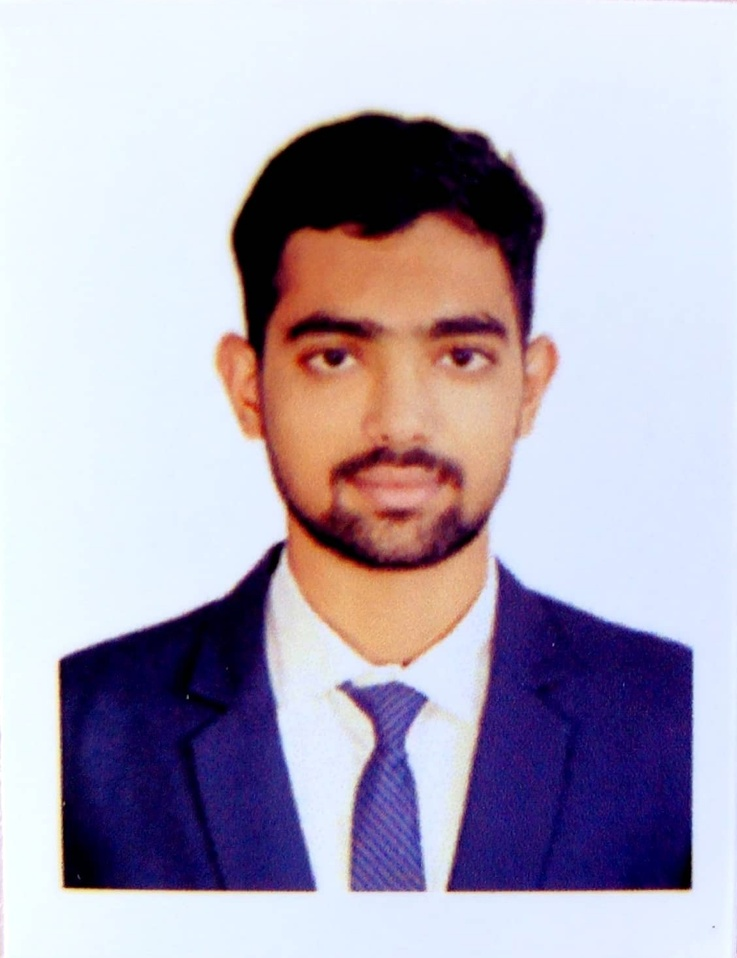
#> input picture PostLab_1/assets/muneebur-rahman.jpeg, 737 x 958 px, shrunk from 1128 x 1467 before the run
$ python -i practical10.py   (imports and definitions only)   (older library calls are emulated)
#> lines starting #> are read from the running program, lines starting #| are printed output that depends on the picture; after the words box and inside, x2 and y2 are one past the last pixel; in counts of white or black regions, pixels touching at a corner belong together
#> further down, picture is the input picture: shape (958, 737, 3); mean B, G, R 187.9, 169.7, 177
import cv2
import numpy as np

def process_practical10(img, operation="canny", params=None):
    """
    Practical 10: Edge Detection
    Primary Operation:
      - canny: cv2.Canny(gray, threshold1, threshold2, apertureSize, L2gradient)
    Optional Advanced Operators:
      - sobel: cv2.Sobel() (horizontal, vertical, or combined magnitude)
      - laplacian: cv2.Laplacian() second-order derivative
    """
#> called with operation = 'canny'
    if params is None:
        params = {}

    info = {"practical": 10, "operation": operation}

    # Step 1: Grayscale conversion
    if len(img.shape) == 3:
        gray = cv2.cvtColor(img, cv2.COLOR_BGR2GRAY)
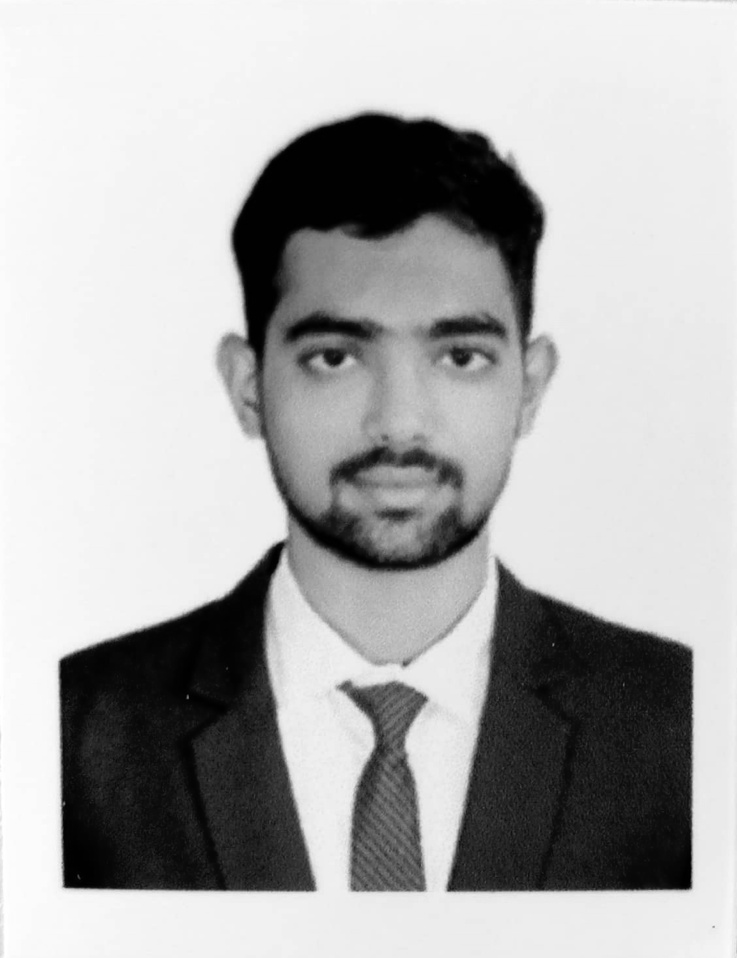
#> gray: shape (958, 737); min 0, max 255, mean 174
    else:
        gray = img.copy()

    # Step 2: Optional Gaussian pre-filtering to remove noise
    blur_ksize = int(params.get("blur_ksize", 3))
    if blur_ksize > 1:
        if blur_ksize % 2 == 0:
            blur_ksize += 1
        gray = cv2.GaussianBlur(gray, (blur_ksize, blur_ksize), 0)

    if operation == "canny" or operation == "detect_edges":
        t1 = int(params.get("threshold1", 100))
        t2 = int(params.get("threshold2", 200))
        aperture = int(params.get("aperture", 3))
        if aperture not in (3, 5, 7):
            aperture = 3
        l2_grad = bool(params.get("l2_gradient", False))

        res = cv2.Canny(gray, threshold1=t1, threshold2=t2, apertureSize=aperture, L2gradient=l2_grad)
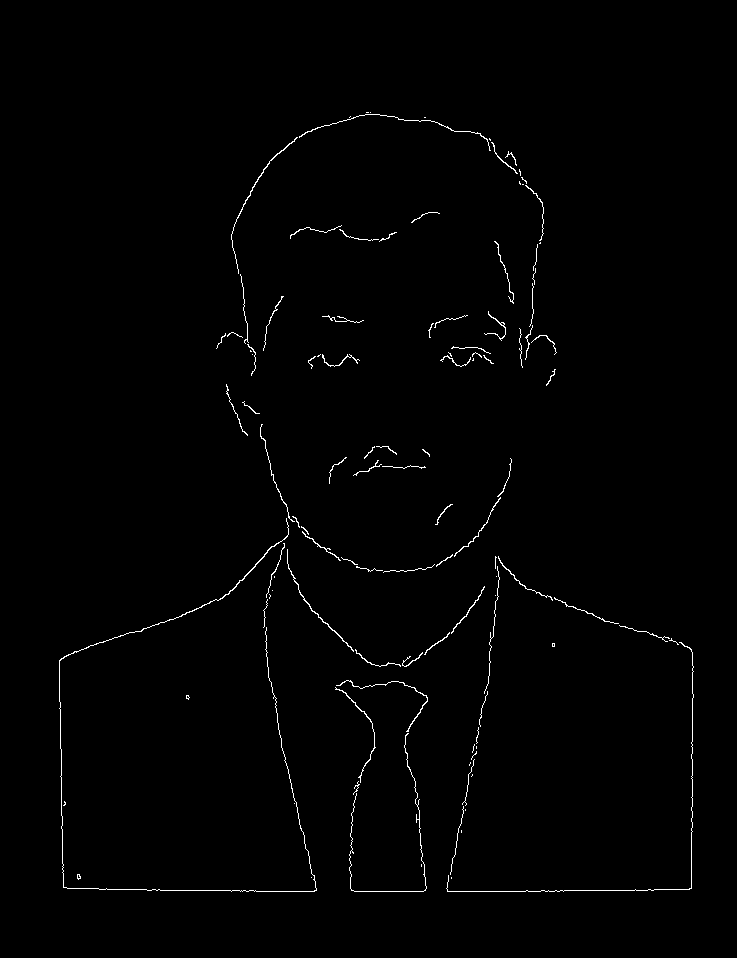
#> res: shape (958, 737); 0.87% white in thin lines or dots, all inside (x1, y1, x2, y2) = (59, 112, 694, 892)
        info["details"] = f"Canny edge detector executed: threshold1={t1}, threshold2={t2}, aperture={aperture}, L2gradient={l2_grad}."
        filename = f"practical10_canny_{t1}_{t2}.png"

    elif operation == "sobel":
        direction = params.get("direction", "both")
        ksize = int(params.get("ksize", 3))
        if ksize not in (1, 3, 5, 7):
            ksize = 3

        if direction == "horizontal":
            sobel_raw = cv2.Sobel(gray, cv2.CV_64F, 0, 1, ksize=ksize)
            res = cv2.convertScaleAbs(sobel_raw)
            info["details"] = f"Sobel Horizontal (dY) edge detection with ksize={ksize}."
        elif direction == "vertical":
            sobel_raw = cv2.Sobel(gray, cv2.CV_64F, 1, 0, ksize=ksize)
            res = cv2.convertScaleAbs(sobel_raw)
            info["details"] = f"Sobel Vertical (dX) edge detection with ksize={ksize}."
        else:
            gx = cv2.Sobel(gray, cv2.CV_64F, 1, 0, ksize=ksize)
            gy = cv2.Sobel(gray, cv2.CV_64F, 0, 1, ksize=ksize)
            mag = cv2.magnitude(gx, gy)
            res = cv2.convertScaleAbs(mag)
            info["details"] = f"Sobel Combined Gradient Magnitude (dX + dY) with ksize={ksize}."
        filename = f"practical10_sobel_{direction}.png"

    elif operation == "laplacian":
        ksize = int(params.get("ksize", 3))
        if ksize not in (1, 3, 5, 7):
            ksize = 3
        lap = cv2.Laplacian(gray, cv2.CV_64F, ksize=ksize)
        res = cv2.convertScaleAbs(lap)
        info["details"] = f"Laplacian second-order spatial derivative with ksize={ksize}."
        filename = f"practical10_laplacian_k{ksize}.png"

    else:
        raise ValueError(f"Unknown operation for Practical 10: {operation}")

    return res, info, filename

>>> import cv2
>>> picture = cv2.imread('../../assets/muneebur-rahman.jpeg')
>>> result = process_practical10(picture)
